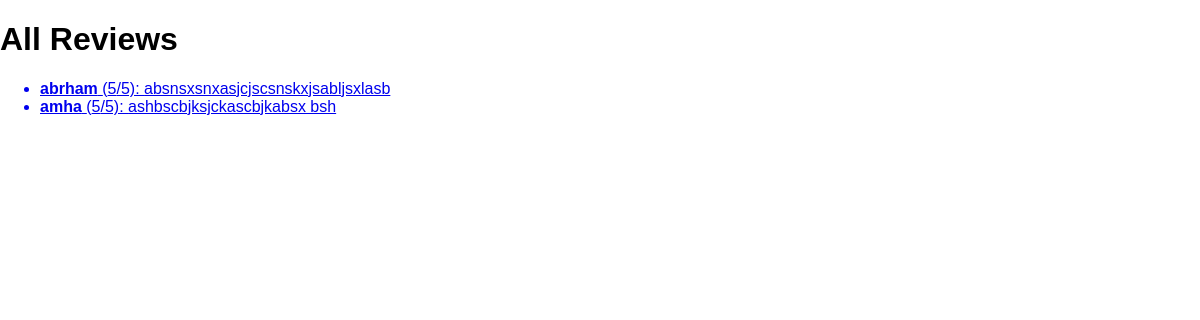
/reviews/, run on an earlier commit of the app's database.
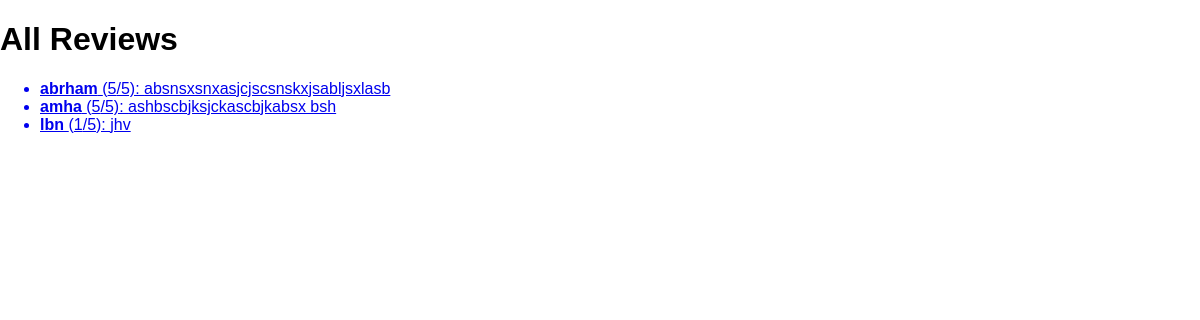
And on a later commit of the database.
### reviews/models.py (models this page shows, shortened)
class Review(models.Model):
    username = models.CharField(max_length=100)
    review_text = models.TextField()
    rating = models.IntegerField()

### reviews/views.py (the view)
# urls.py: path("reviews/", views.ReviewsListView.as_view(), name="review_list"),
class ReviewsListView(ListView):
    model = Review
    template_name = 'reviews/review_list.html'
    context_object_name = 'reviews'

### reviews/templates/reviews/review_list.html (shortened to what this page needs)
{% extends 'reviews/base.html' %}
{% block content %}
    <h1>All Reviews</h1>
    <ul>
    {% for review in reviews %}
    <a href="{% url 'single_review' review.id %}">
        <li>
            <strong>{{ review.username }}</strong> ({{ review.rating }}/5): {{ review.review_text }}
        </li>
    </a>
    {% empty %}
        <li>No reviews yet.</li>
    {% endfor %}
    </ul>
{% endblock content %}

### reviews/templates/reviews/base.html (shortened to what this page needs)
{% load static %}
<!DOCTYPE html>
<html lang="en">
<head>
    <link rel="stylesheet" href="{% static 'reviews/styles.css' %}">
</head>
<body>
    {% block content %}
    {% endblock content %}
</body>
</html>

### reviews/static/reviews/styles.css (style rules this page uses)
body { font-family: sans-serif; margin: 0; }

What changed in the data, as far as the page shows it:
added Review: username "lbn", rating "1", review_text "jhv"
